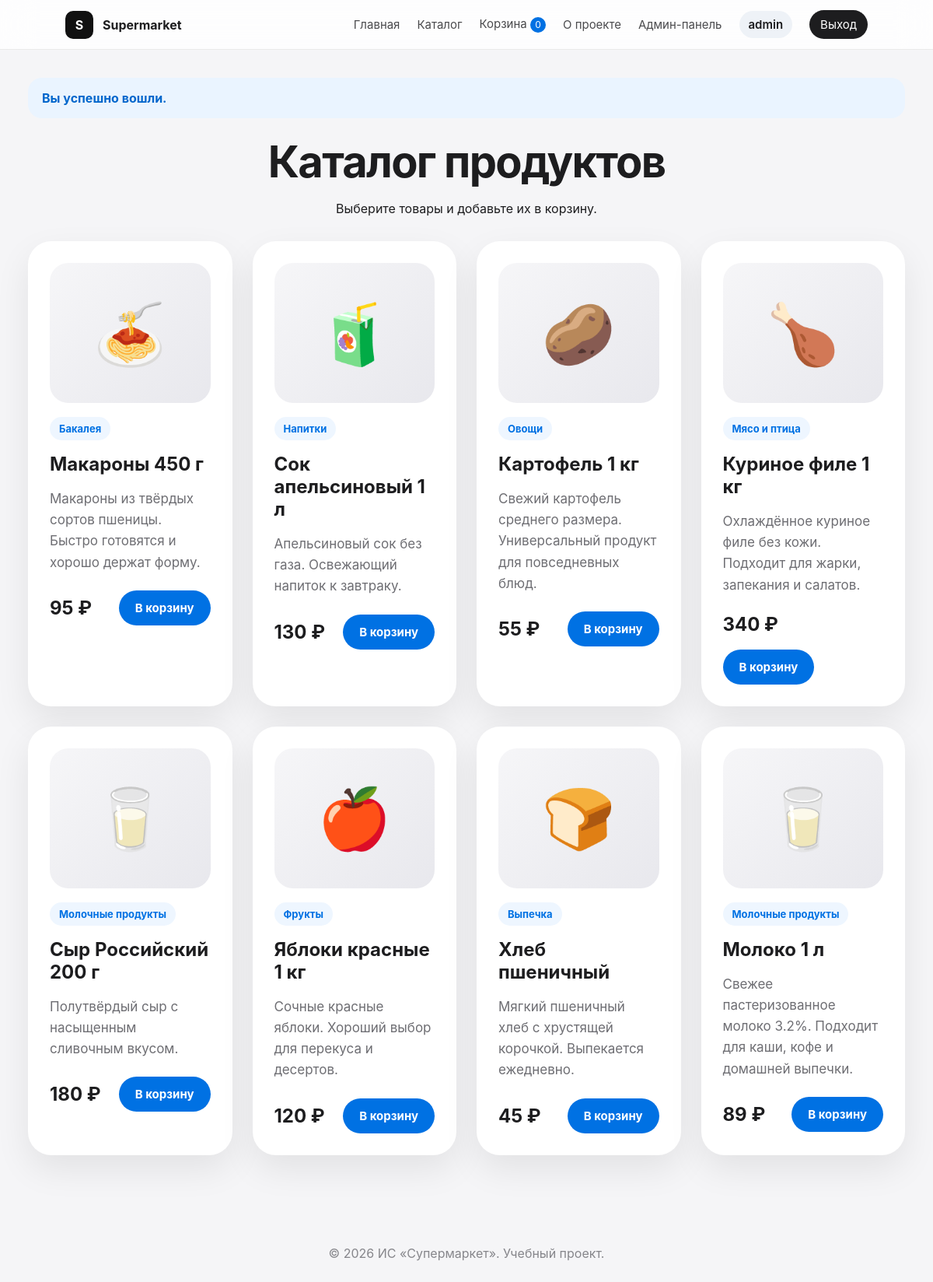
Screenshot of /index.php?page=products (signed in) with the database file from the repository.
### tables this page shows
CREATE TABLE `products` (
  `id` INT NOT NULL AUTO_INCREMENT,
  `name` VARCHAR(120) NOT NULL,
  `category` VARCHAR(80) NOT NULL,
  `description` TEXT NOT NULL,
  `price` DECIMAL(10,2) NOT NULL,
  `stock` INT NOT NULL DEFAULT 0,
  `is_deleted` TINYINT(1) NOT NULL DEFAULT 0,
  `created_at` TIMESTAMP NOT NULL DEFAULT CURRENT_TIMESTAMP,
  PRIMARY KEY (`id`)
);

### src/Router/Router.php (called while the page is built, shortened)
<?php
class Router
{
    public function route(string $page): string
    {
        switch ($page) {
            case 'products':
                return (new ProductController())->index();
        }
    }
}

### src/Controllers/ProductController.php (the view, shortened to what this page needs)
<?php
class ProductController
{
    public function index(): string
    {
        $pdo = Config::getPDO();
        $stmt = $pdo->query('SELECT * FROM products WHERE is_deleted = 0 ORDER BY id DESC');
        $products = $stmt->fetchAll();
        $icons = [
            'Молочные продукты' => '🥛',
            'Выпечка' => '🍞',
            'Фрукты' => '🍎',
            'Мясо и птица' => '🍗',
            'Овощи' => '🥔',
            'Напитки' => '🧃',
            'Бакалея' => '🍝'
        ];
        $content = "<section class='catalog-head'><h1>Каталог продуктов</h1><p>Выберите товары и добавьте их в корзину.</p></section>";
        $content .= "<section class='products'>";
        foreach ($products as $product) {
            $id = (int)$product['id'];
            $name = BaseTemplate::escape($product['name']);
            $category = BaseTemplate::escape($product['category']);
            $description = BaseTemplate::escape($product['description']);
            $price = number_format((float)$product['price'], 0, '.', ' ');
            $icon = $icons[$product['category']] ?? '🛒';
            $content .= "
                <article class='product-card'>
                    <div class='product-preview'><span>{$icon}</span></div>
                    <span class='tag'>{$category}</span>
                    <h3>{$name}</h3>
                    <p>{$description}</p>
                    <div class='product-bottom'>
                        <strong>{$price} ₽</strong>
                        <a class='btn' href='/supermarket/index.php?page=basket_add&id={$id}'>В корзину</a>
                    </div>
                </article>
            ";
        }
        $content .= "</section>";
        return BaseTemplate::render('Каталог', $content);
    }
}

### assets/css/style.css (style rules this page uses)
* { box-sizing: border-box; }
body { margin: 0; font-family: -apple-system, BlinkMacSystemFont, "Segoe UI", Arial, sans-serif; background: #f5f5f7; color: #1d1d1f; }
a { color: inherit; }
.btn { border: none; cursor: pointer; display: inline-flex; align-items: center; justify-content: center; text-decoration: none; background: #0071e3; color: white; padding: 13px 21px; border-radius: 999px; font-weight: 700; font-size: 15px; transition: 0.2s ease; }
.features, .products, .admin-grid, .role-grid { display: grid; grid-template-columns: repeat(auto-fit, minmax(250px, 1fr)); gap: 26px; margin-top: 32px; }
.feature-card, .product-card, .admin-card, .role-card, .panel { background: white; border-radius: 30px; padding: 28px; box-shadow: 0 18px 45px rgba(0,0,0,0.08); }
.feature-card h3, .product-card h3, .admin-card h3 { font-size: 24px; margin: 16px 0 10px; }
.feature-card p, .product-card p, .panel p { color: #6e6e73; line-height: 1.6; font-size: 17px; }
.catalog-head { text-align: center; margin-bottom: 30px; }
.catalog-head h1, .panel h1 { font-size: clamp(36px, 5vw, 56px); margin: 0 0 12px; letter-spacing: -1.7px; }
.product-card { transition: 0.25s ease; }
.product-preview { height: 180px; border-radius: 24px; background: linear-gradient(135deg, #f6f6f8, #e8e8ed); display: flex; align-items: center; justify-content: center; }
.product-preview span { font-size: 76px; }
.tag { display: inline-flex; margin-top: 18px; background: #eef6ff; color: #0071e3; padding: 7px 12px; border-radius: 999px; font-size: 13px; font-weight: 700; }
.product-bottom, .basket-total, .panel-title { display: flex; align-items: center; justify-content: space-between; gap: 18px; flex-wrap: wrap; margin-top: 22px; }
.product-bottom strong, .basket-total strong { font-size: 24px; }

### rows the page displays
products: category "🍝", category "Бакалея", name "Макароны 450 г", description "Макароны из твёрдых сортов пшеницы. Быстро готовятся и хорошо держат форму.", price "95"
products: category "🧃", category "Напитки", name "Сок апельсиновый 1 л", description "Апельсиновый сок без газа. Освежающий напиток к завтраку.", price "130"
products: category "🥔", category "Овощи", name "Картофель 1 кг", description "Свежий картофель среднего размера. Универсальный продукт для повседневных блюд.", price "55"
products: category "🍗", category "Мясо и птица", name "Куриное филе 1 кг", description "Охлаждённое куриное филе без кожи. Подходит для жарки, запекания и салатов.", price "340"
products: category "🥛", category "Молочные продукты", name "Сыр Российский 200 г", description "Полутвёрдый сыр с насыщенным сливочным вкусом.", price "180"
products: category "🍎", category "Фрукты", name "Яблоки красные 1 кг", description "Сочные красные яблоки. Хороший выбор для перекуса и десертов.", price "120"
products: category "🍞", category "Выпечка", name "Хлеб пшеничный", description "Мягкий пшеничный хлеб с хрустящей корочкой. Выпекается ежедневно.", price "45"
products: category "🥛", category "Молочные продукты", name "Молоко 1 л", description "Свежее пастеризованное молоко 3.2%. Подходит для каши, кофе и домашней выпечки.", price "89"

### other values shown
$basketCount "0"
$username "admin"
$flash "Вы успешно вошли."
